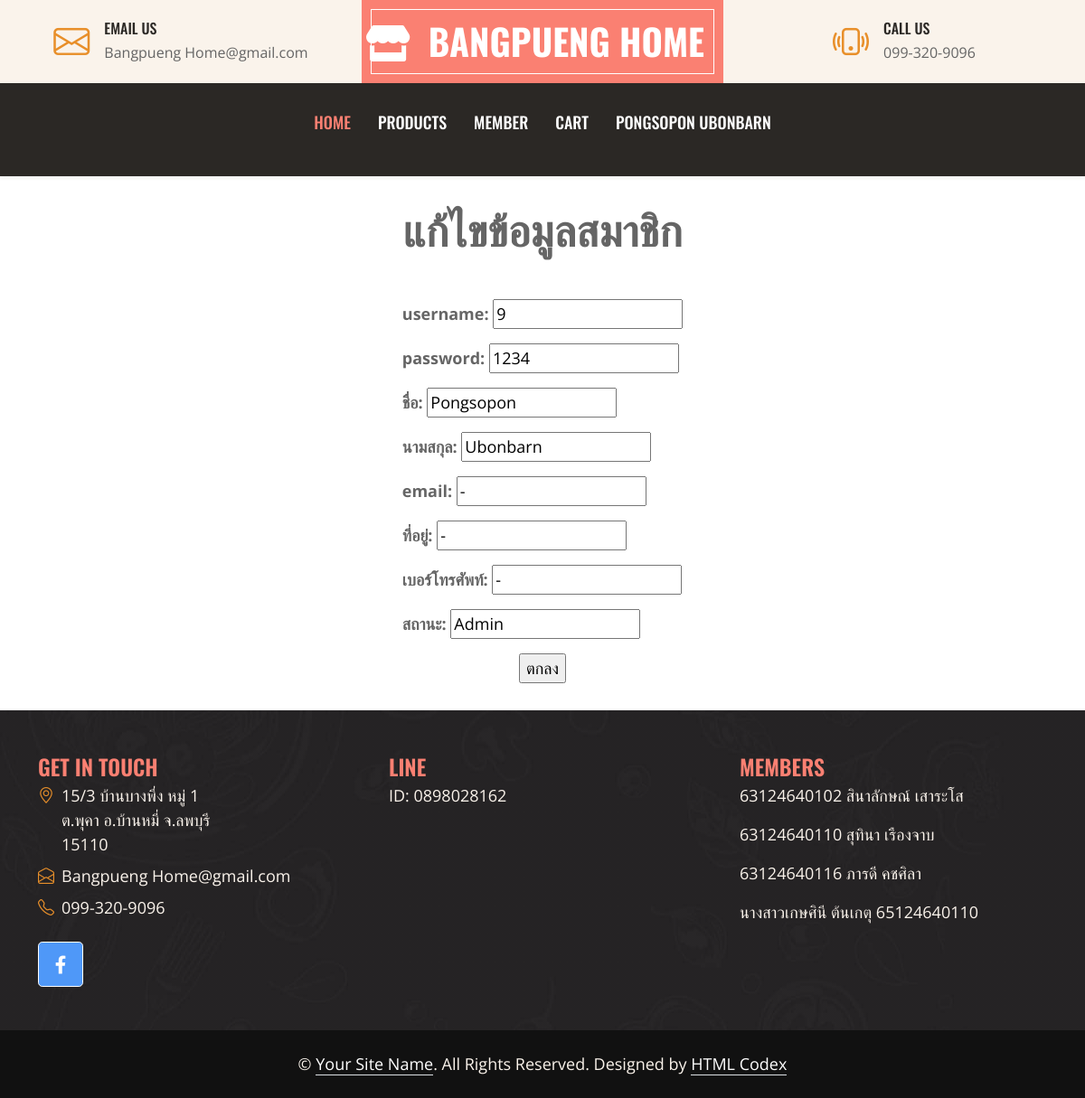
/update.php?username=9 (signed in), run on the app's committed database.
### tables this page shows
CREATE TABLE `user_dt` (
  `username` varchar(20) NOT NULL,
  `password` varchar(20) NOT NULL,
  `name` text NOT NULL,
  `lastname` text NOT NULL,
  `email` text NOT NULL,
  `ad` text NOT NULL,
  `tel` text NOT NULL,
  `level` text NOT NULL
);

### update.php (the view, shortened to what this page needs)
<?php
if (!$_SESSION["userID"]){
	  Header("Location: login.php");
}else { ?>
<!DOCTYPE html>
<html lang="en">
<head>
    <link href="https://cdnjs.cloudflare.com/ajax/libs/font-awesome/5.10.0/css/all.min.css" rel="stylesheet">
    <link href="https://cdn.jsdelivr.net/npm/bootstrap-icons@1.4.1/font/bootstrap-icons.css" rel="stylesheet">
    <link href="lib/owlcarousel/assets/owl.carousel.min.css" rel="stylesheet">
    <link href="css/bootstrap.min.css" rel="stylesheet">
    <link href="css/style.css" rel="stylesheet">
</head>
<body>
    <div class="container-fluid px-0 d-none d-lg-block">
        <div class="row gx-0">
            <div class="col-lg-4 text-center bg-secondary py-3">
                <div class="d-inline-flex align-items-center justify-content-center">
                    <i class="bi bi-envelope fs-1 text-primary me-3"></i>
                    <div class="text-start">
                        <h6 class="text-uppercase mb-1">Email Us</h6>
                        <span>Bangpueng Home@gmail.com</span>
                    </div>
                </div>
            </div>
<div class="col-lg-4 text-center bg-custom-color border-inner py-3">
    <div class="d-inline-flex align-items-center justify-content-center">
        <a href="index.html" class="navbar-brand">
            <h1 class="m-0 text-uppercase text-white"><i class="fas fa-store"></i>&nbsp;&nbsp;Bangpueng Home</h1>
        </a>
    </div>
</div>
            <div class="col-lg-4 text-center bg-secondary py-3">
                <div class="d-inline-flex align-items-center justify-content-center">
                    <i class="bi bi-phone-vibrate fs-1 text-primary me-3"></i>
                    <div class="text-start">
                        <h6 class="text-uppercase mb-1">Call Us</h6>
                        <span>099-320-9096</span>
                    </div>
                </div>
            </div>
        </div>
    </div>
    <nav class="navbar navbar-expand-lg bg-dark navbar-dark shadow-sm py-3 py-lg-0 px-3 px-lg-0">
        <div class="collapse navbar-collapse" id="navbarCollapse">
            <div class="navbar-nav ms-auto mx-lg-auto py-0">
                <a href="indexa.php" class="nav-item nav-link active">Home</a>
                <a href="listp_records.php" class="nav-item nav-link">Products</a>
                <a href="list_records.php" class="nav-item nav-link">Member</a>
                <a href="ca.php" class="nav-item nav-link">Cart</a>
                <p class="nav-item nav-link"> <?php echo ($_SESSION['user']);?></p>
            </div>
        </div>
    </nav>
<?php
$username=$_GET['username'];
$sql="SELECT * FROM user_dt WHERE username='$username'";
$result=mysql_query($sql);
$rows=mysql_fetch_array($result);
?>
<center>
<br><p><font size ="14px"><strong>แก้ไขข้อมูลสมาชิก</strong></font></p><br>
<form name="form1" method="POST" action="update_ac.php">
<label align="left">
<p><font size = "4"><strong>username: </strong><input name="username" type="text" id="username" value="<? echo $rows['username']; ?>"></p>
<p><font size = "4"><strong>password: </strong><input name="password" type="text" id="password" value="<? echo $rows['password']; ?>" ></p>
<p><font size = "4"><strong>ชื่อ: </strong><input name="name" type="text" id="name" value="<? echo $rows['name']; ?>" ></p>
<p><font size = "4"><strong>นามสกุล: </strong><input name="lastname" type="text" id="lastname" value="<? echo $rows['lastname']; ?>" ></p>
<p><font size = "4"><strong>email: </strong><input name="email" type="text" id="email" value="<? echo $rows['email']; ?>" ></p>
<p><font size = "4"><strong>ที่อยู่: </strong><input name="ad" type="text" id="ad" value="<? echo $rows['ad']; ?>" ></p>
<p><font size = "4"><strong>เบอร์โทรศัพท์: </strong><input name="tel" type="text" id="tel" value="<? echo $rows['tel']; ?>" ></p>
<p><font size = "4"><strong>สถานะ: </strong><input name="level" type="text" id="level" value="<? echo $rows['level']; ?>" ></p>
</label>
<br>
<input type="submit" name="Submit" value="ตกลง">
</form>
</center>
<div class="container-fluid bg-img text-secondary" style="margin-top: 30px">
        <div class="container">
            <div class="row gx-5">
                <div class="col-lg-12 col-md-6">
                    <div class="row gx-5">
                        <div class="col-lg-4 col-md-10 pt-5 mb-5">
                             <h4 style="color: salmon; text-transform: uppercase; margin-bottom: 4px;">Get In Touch</h4>
                            <div class="d-flex mb-2">
                                <i class="bi bi-geo-alt text-primary me-2"></i>
                                <p class="mb-0">15/3 บ้านบางพึ่ง หมู่ 1 <br> ต.พุคา อ.บ้านหมี่ จ.ลพบุรี <br> 15110</p>
                            </div>
                            <div class="d-flex mb-2">
                                <i class="bi bi-envelope-open text-primary me-2"></i>
                                <p class="mb-0">Bangpueng Home@gmail.com</p>
                            </div>
                            <div class="d-flex mb-2">
                                <i class="bi bi-telephone text-primary me-2"></i>
                                <p class="mb-0">099-320-9096</p>
                            </div>
                            <div class="d-flex mt-4">
                                <a class="btn btn-lg btn-custom-color btn-lg-square " href="https://web.facebook.com/OTOPBANGPHUNG" style="color: white;" ><i class="fab fa-facebook-f fw-normal"></i></a>
                            </div>
                        </div>
                        <div class="col-lg-4 col-md-12 pt-0 pt-lg-5 mb-5">
                            <h4 style="color: salmon; text-transform: uppercase; margin-bottom: 4px;">Line</h4>
                            <p>ID: 0898028162</p>
                        </div>
                        <div class="col-lg-4 col-md-12 pt-0 pt-lg-5 mb-5">
                            <h4 style="color: salmon; text-transform: uppercase; margin-bottom: 4px;">Members</h4>
                            <p>63124640102 สินาลักษณ์ เสาระโส</p>
                            <p>63124640110 สุทินา เรืองจาบ</p>
                            <p>63124640116 ภารดี คชศิลา</p>
                            <p>นางสาวเกษศินี ต้นเกตุ 65124640110</p>
                        </div>
                    </div>
                </div>
            </div>
        </div>
    </div>
    <div class="container-fluid text-secondary py-4" style="background: #111111;">
        <div class="container text-center">
            <p class="mb-0">&copy; <a class="text-white border-bottom" href="#">Your Site Name</a>. All Rights Reserved. Designed by <a class="text-white border-bottom" href="https://htmlcodex.com">HTML Codex</a></p>
        </div>
    </div>
</body>
</html>
<?php }?>

### css/style.css (style rules this page uses)
:root { --primary: salmon; --secondary: #FAF3EB; --light: #FFFFFF; --dark: #2B2825; }
h1, h2, .font-weight-bold { font-weight: 700 !important; }
h3, h4, .font-weight-semi-bold { font-weight: 600 !important; }
h5, h6, .font-weight-medium { font-weight: 500 !important; }
.btn { font-family: 'Oswald', sans-serif; font-weight: 600; transition: .5s; }
.border-inner { position: relative; }
.border-inner * { position: relative; z-index: 1; }
.border-inner::before { position: absolute; content: ""; top: 10px; right: 10px; bottom: 10px; left: 10px; background: none; border: 1px solid var(--light); z-index: 0; }
.btn-lg-square { width: 50px; height: 50px; }
.btn-square, .btn-sm-square, .btn-lg-square { padding-left: 0; padding-right: 0; text-align: center; }
.navbar-dark .navbar-nav .nav-link { font-family: 'Oswald', sans-serif; padding: 30px 15px; font-size: 18px; font-weight: 500; text-transform: uppercase; color: var(--light); outline: none; transition: .5s; }
.navbar-dark .navbar-nav .nav-link:hover, .navbar-dark .navbar-nav .nav-link.active { color: var(--primary); }
.bg-custom-color { background-color:salmon; border-color:white; }
.btn-custom-color { background-color:rgb(79, 152, 248); border-color:white; }
.bg-img { background: linear-gradient(rgba(43, 40, 37, .5), rgba(43, 40, 37, .5)), url(../img/bg.jpg) center center no-repeat; background-size: cover; }

### data on the page
user_dt: username "9", password "1234", name "Pongsopon", lastname "Ubonbarn", email "-", ad "-", tel "-", level "Admin"

### other printed values
$_SESSION['user'] "PONGSOPON UBONBARN"
